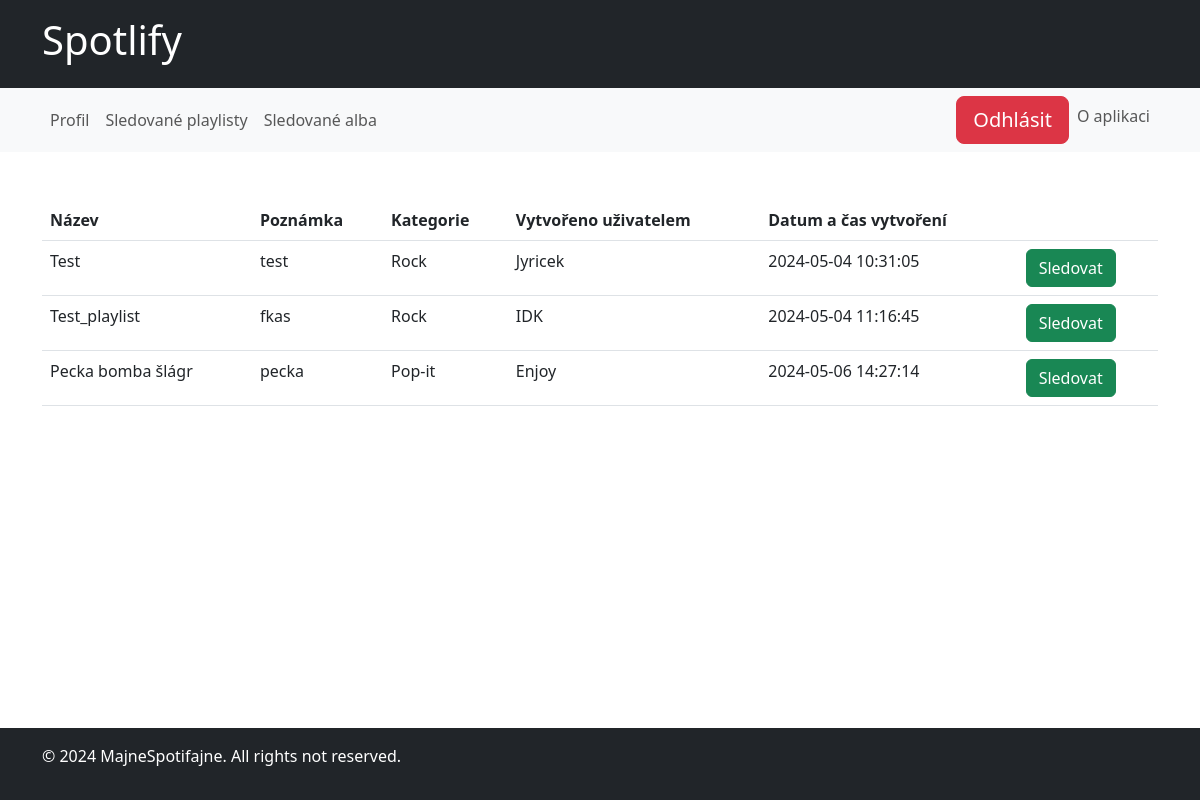
The page /openNewFollowPlaylist (signed in) on the database its author committed.
### spotify/models.py (models this page shows, shortened)
class Playlist(models.Model):
    playlist_id = models.AutoField(primary_key=True)
    playlist_name = models.CharField(max_length=30)
    playlist_create_date = models.DateTimeField(auto_now_add=True)
    playlist_note = models.CharField(max_length=30, null=True, blank=True)
    playlist_category = models.ForeignKey(Category, on_delete=models.CASCADE, null=False, default=None)
    creator_account = models.ForeignKey(Account, on_delete=models.CASCADE, null=False, default=None)

class Category(models.Model):
    category_id = models.AutoField(primary_key=True)
    category_name = models.CharField(max_length=20)
    def __str__(self):
        return self.category_name

class Account(models.Model):
    account_id = models.AutoField(primary_key=True)
    username = models.CharField(max_length=30)
    email = models.EmailField(max_length=20)
    password = models.CharField(max_length=12)
    creation_date = models.DateTimeField(auto_now_add=True)
    name = models.CharField(max_length=20)
    surname = models.CharField(max_length=20)
    phone = models.CharField(max_length=12)
    last_payment_date = models.DateField(null=True, blank=True, editable=False)
    next_payment_date = models.DateField(null=True, blank=True, editable=False)
    acc_sub_type = models.ForeignKey(AccountSubType, on_delete=models.CASCADE, null=False, blank=False)
    last_login = models.DateTimeField(auto_now=True)

### spotify/views.py (the view)
# urls.py: path('openNewFollowPlaylist', views.openNewFollowPlaylist, name='openNewFollowPlaylist'),
def openNewFollowPlaylist(request):
    logged_in_user = request.session.get('logged_in_user')
    account = Account.objects.get(username=logged_in_user)
    available_playlists = Playlist.objects.exclude(accountfollowedplaylists__account=account).exclude(creator_account=account)
    return render(request, 'FollowNewPlaylist.html', {'availablePlaylists':available_playlists})

### Templates/FollowNewPlaylist.html (shortened to what this page needs)
{% extends "UserLayout.html" %}
{% block content %}
<div>
    <table class="table">
        <thead class="thead-dark">
        <tr>
            <th scope="col">Název</th>
            <th scope="col">Poznámka</th>
            <th scope="col">Kategorie</th>
            <th scope="col">Vytvořeno uživatelem</th>
            <th scope="col">Datum a čas vytvoření</th>
            <th scope="col"></th>
        </tr>
        </thead>
        <tbody>
        {% for playlist in availablePlaylists %}
        <tr>
            <td>{{ playlist.playlist_name }}</td>
            <td>{{ playlist.playlist_note }}</td>
            <td>{{ playlist.playlist_category }}</td>
            <td>{{ playlist.creator_account.username }}</td>
            <td>{{ playlist.playlist_create_date|date:"Y-m-d H:i:s" }}</td>
            <td>
                <form action="{% url 'followPlaylist' %}" method="post">
                    <button type="submit" class="btn btn-success">Sledovat</button>
                </form>
            </td>
        </tr>
        {% endfor %}
        </tbody>
    </table>
</div>
{% endblock %}

### rows shown on the page
Playlist: playlist_name "Test", playlist_note "test", playlist_category "Rock", creator_account.username "Jyricek", playlist_create_date "2024-05-04 10:31:05"
Playlist: playlist_name "Test_playlist", playlist_note "fkas", playlist_category "Rock", creator_account.username "IDK", playlist_create_date "2024-05-04 11:16:45"
Playlist: playlist_name "Pecka bomba šlágr", playlist_note "pecka", playlist_category "Pop-it", creator_account.username "Enjoy", playlist_create_date "2024-05-06 14:27:14"
